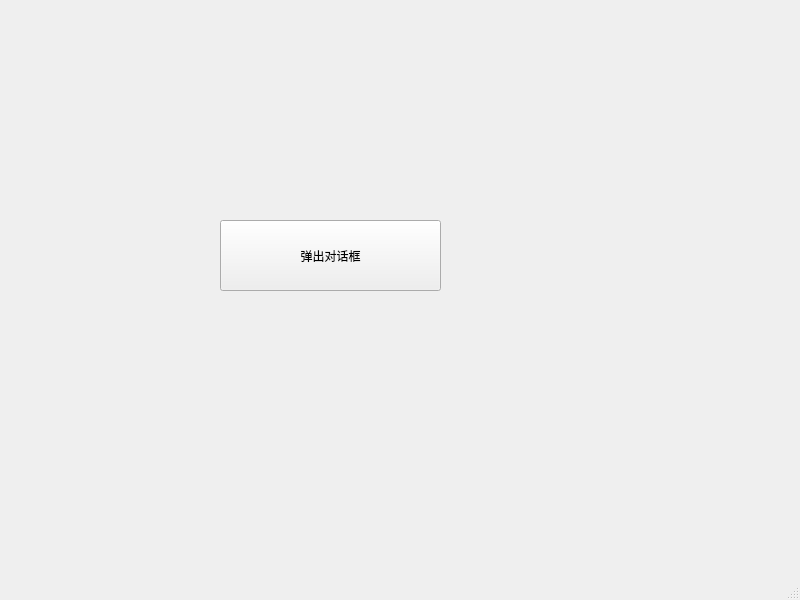
<?xml version="1.0" encoding="UTF-8"?>
<ui version="4.0">
 <class>MainWindow</class>
 <widget class="QMainWindow" name="MainWindow">
  <property name="geometry">
   <rect>
    <x>0</x>
    <y>0</y>
    <width>800</width>
    <height>600</height>
   </rect>
  </property>
  <property name="windowTitle">
   <string>MainWindow</string>
  </property>
  <widget class="QWidget" name="centralwidget">
   <widget class="QPushButton" name="pushButton">
    <property name="geometry">
     <rect>
      <x>220</x>
      <y>220</y>
      <width>221</width>
      <height>71</height>
     </rect>
    </property>
    <property name="text">
     <string>弹出对话框</string>
    </property>
   </widget>
  </widget>
  <widget class="QMenuBar" name="menubar">
   <property name="geometry">
    <rect>
     <x>0</x>
     <y>0</y>
     <width>800</width>
     <height>21</height>
    </rect>
   </property>
  </widget>
  <widget class="QStatusBar" name="statusbar"/>
 </widget>
 <resources/>
 <connections/>
</ui>
